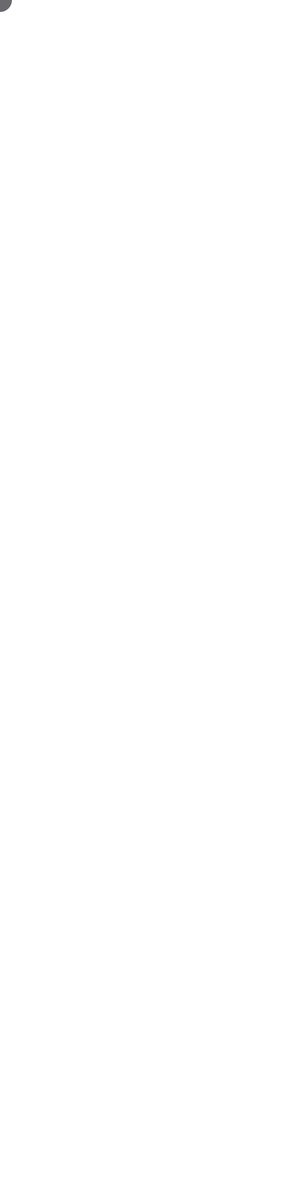
Frame 1 (no input)
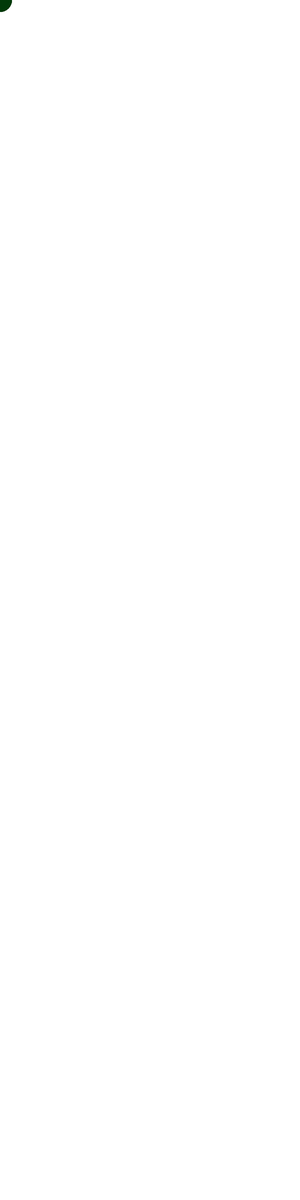
Frame 60 (no input)
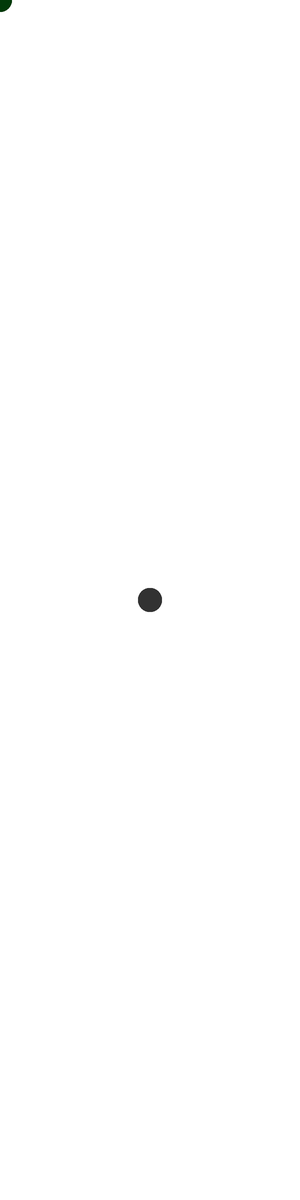
Frame 120 (the mouse pressed at the canvas centre since frame 60)

The p5.js sketch that drew these frames (run headless with seeded random() and noise() and a simulated clock; from frame 60 on, the mouse is pressed at the canvas centre):

// p5.js sketch
// ── sketch.js
function setup() {
  createCanvas(1000,4000);
  i = 0;
  noStroke();
}

function draw() {
  if (mouseIsPressed) {
    fill(50);
  } else {
    fill(0,i,10,150)
  }
  ellipse(mouseX, mouseY, 80, 80);
  i=i+1;
  if (i==255) {
    i=50;
  }
}
